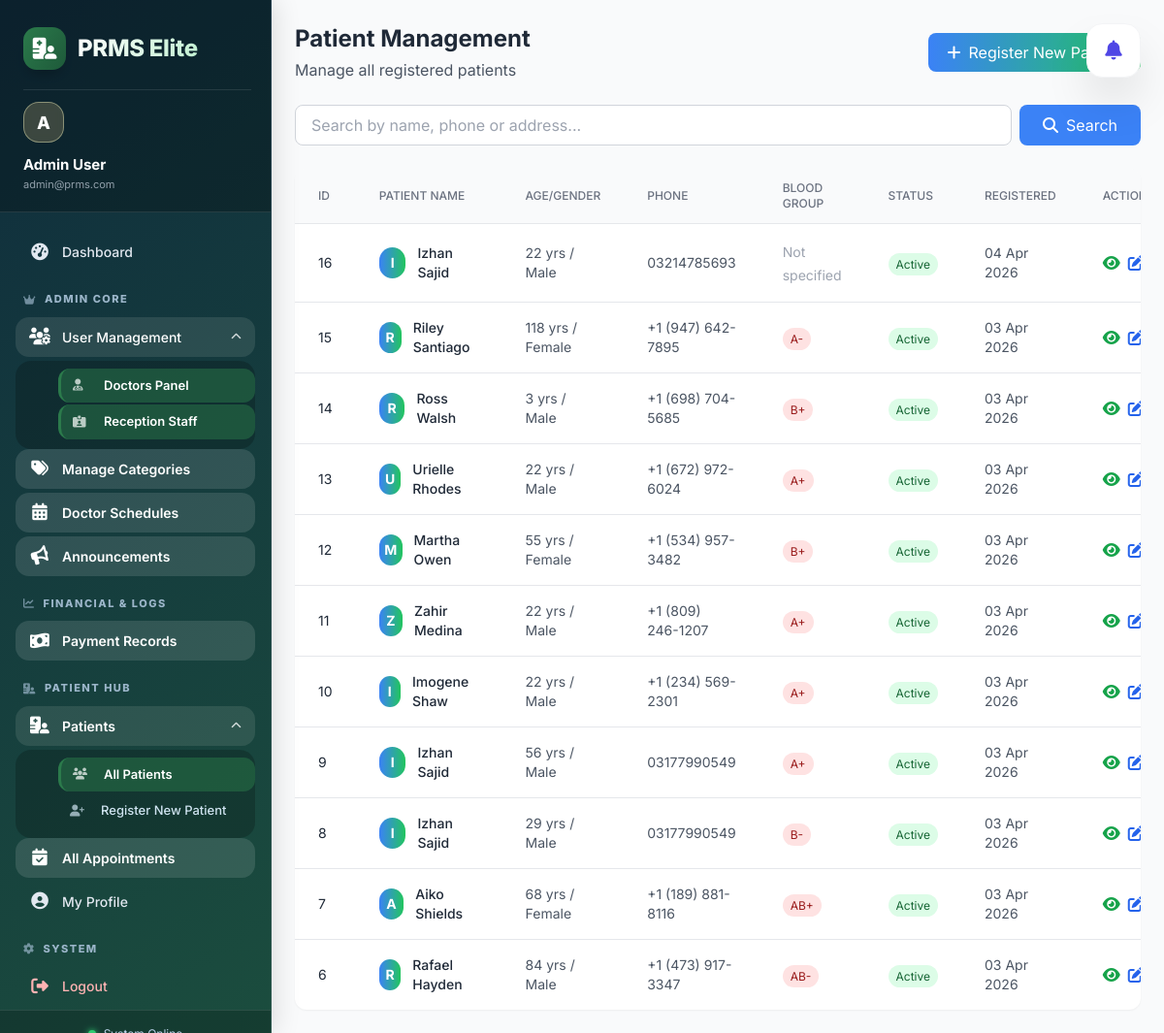
/admin/patients/index.php (signed in), run on the app's committed database.
### tables this page shows
CREATE TABLE `patients` (
  `id` int(11) NOT NULL,
  `name` varchar(100) DEFAULT NULL,
  `age` int(11) DEFAULT NULL,
  `weight` decimal(5,2) DEFAULT NULL,
  `disease` int(11) DEFAULT NULL,
  `gender` enum('male','female','other') DEFAULT NULL,
  `phone` varchar(20) DEFAULT NULL,
  `address` text DEFAULT NULL,
  `blood_group` varchar(10) DEFAULT NULL,
  `status` enum('active','inactive') DEFAULT 'active',
  `created_at` timestamp NOT NULL DEFAULT current_timestamp()
);

### admin/patients/index.php (the view, shortened to what this page needs)
<?php
require_once '../../config/db.php';
$search = isset($_GET['search']) ? mysqli_real_escape_string($conn, $_GET['search']) : '';
$where_clause = '';
$query = "SELECT * FROM patients $where_clause ORDER BY created_at DESC";
$result = mysqli_query($conn, $query);
include '../../includes/header.php';
include '../../includes/sidebar.php';
?>
<div class="flex-1 overflow-y-auto bg-gray-50">
    <div class="p-6">
        <div class="flex justify-between items-center mb-6">
            <div>
                <h1 class="text-2xl font-bold text-gray-800">Patient Management</h1>
                <p class="text-gray-600 mt-1">Manage all registered patients</p>
            </div>
            <a href="create.php" class="bg-gradient-to-r from-blue-500 to-green-500 text-white px-5 py-2 rounded-lg hover:shadow-lg transition">
                <i class="fas fa-plus mr-2"></i>Register New Patient
            </a>
        </div>
        <div class="mb-6">
            <form method="GET" action="" class="flex gap-2">
                <input type="text" name="search" value="<?php echo htmlspecialchars($search); ?>"
                    placeholder="Search by name, phone or address..."
                    class="flex-1 px-4 py-2 border border-gray-300 rounded-lg focus:outline-none focus:border-blue-500">
                <button type="submit" class="px-6 py-2 bg-blue-500 text-white rounded-lg hover:bg-blue-600 transition">
                    <i class="fas fa-search mr-2"></i>Search
                </button>
            </form>
        </div>
        <div class="bg-white rounded-xl shadow-sm overflow-hidden">
            <div class="overflow-x-auto">
                <table class="w-full">
                    <thead class="bg-gray-50 border-b">
                        <tr>
                            <th class="px-6 py-3 text-left text-xs font-medium text-gray-500 uppercase">ID</th>
                            <th class="px-6 py-3 text-left text-xs font-medium text-gray-500 uppercase">Patient Name</th>
                            <th class="px-6 py-3 text-left text-xs font-medium text-gray-500 uppercase">Age/Gender</th>
                            <th class="px-6 py-3 text-left text-xs font-medium text-gray-500 uppercase">Phone</th>
                            <th class="px-6 py-3 text-left text-xs font-medium text-gray-500 uppercase">Blood Group</th>
                            <th class="px-6 py-3 text-left text-xs font-medium text-gray-500 uppercase">Status</th>
                            <th class="px-6 py-3 text-left text-xs font-medium text-gray-500 uppercase">Registered</th>
                            <th class="px-6 py-3 text-left text-xs font-medium text-gray-500 uppercase">Actions</th>
                        </tr>
                    </thead>
                    <tbody class="divide-y divide-gray-200">
                        <?php if (mysqli_num_rows($result) > 0): ?>
                            <?php while ($patient = mysqli_fetch_assoc($result)): ?>
                                <tr class="hover:bg-gray-50 transition">
                                    <td class="px-6 py-4 text-sm text-gray-800"><?php echo $patient['id']; ?></td>
                                    <td class="px-6 py-4">
                                        <div class="flex items-center">
                                            <div class="w-8 h-8 rounded-full bg-gradient-to-r from-blue-500 to-green-500 flex items-center justify-center text-white text-sm font-bold">
                                                <?php echo strtoupper(substr($patient['name'], 0, 1)); ?>
                                            </div>
                                            <div class="ml-3">
                                                <p class="text-sm font-medium text-gray-800"><?php echo htmlspecialchars($patient['name']); ?></p>
                                            </div>
                                        </div>
                                    </td>
                                    <td class="px-6 py-4 text-sm text-gray-600">
                                        <?php echo $patient['age']; ?> yrs /
                                        <span class="capitalize"><?php echo $patient['gender']; ?></span>
                                    </td>
                                    <td class="px-6 py-4 text-sm text-gray-600"><?php echo htmlspecialchars($patient['phone']); ?></td>
                                    <td class="px-6 py-4">
                                        <?php if ($patient['blood_group']): ?>
                                            <span class="px-2 py-1 text-xs rounded-full bg-red-100 text-red-800">
                                                <?php echo htmlspecialchars($patient['blood_group']); ?>
                                            </span>
                                        <?php else: ?>
                                            <span class="text-gray-400 text-sm">Not specified</span>
                                        <?php endif; ?>
                                    </td>
                                    <td class="px-6 py-4">
                                        <span class="px-2 py-1 text-xs rounded-full
                                            <?php echo $patient['status'] == 'active' ? 'bg-green-100 text-green-800' : 'bg-red-100 text-red-800'; ?>">
                                            <?php echo ucfirst($patient['status']); ?>
                                        </span>
                                    </td>
                                    <td class="px-6 py-4 text-sm text-gray-600"><?php echo date('d M Y', strtotime($patient['created_at'])); ?></td>
                                    <td class="px-6 py-4">
                                        <div class="flex space-x-2">
                                            <a href="view.php?id=<?php echo $patient['id']; ?>"
                                                class="text-green-600 hover:text-green-800 transition" title="View Details">
                                                <i class="fas fa-eye"></i>
                                            </a>
                                            <a href="edit.php?id=<?php echo $patient['id']; ?>"
                                                class="text-blue-600 hover:text-blue-800 transition" title="Edit">
                                                <i class="fas fa-edit"></i>
                                            </a>
                                        </div>
                                    </td>
                                </tr>
                            <?php endwhile; ?>
                        <?php endif; ?>
                    </tbody>
                </table>
            </div>
        </div>
    </div>
</div>

### includes/header.php (style rules this page uses)
* { font-family: 'Inter', sans-serif; }

### includes/sidebar.php (style rules this page uses)
:root { --primary-blue: #3b82f6; --primary-green: #10b981; --primary-gradient: linear-gradient(135deg, #1e3a5f 0%, #2b7a4b 100%); --sidebar-bg: linear-gradient(145deg, #0f2c3d 0%, #1b4d3e 100%); --nav-text: #e2e8f0; --nav-active-bg: rgba(255, 255, 255, 0.12); --nav-active-text: #ffffff; --hover-bg: rgba(255, 255, 255, 0.08); --border-color: rgba(255, 255, 255, 0.1); }
body { margin-left: 280px; }

### data on the page
patients: id "16", name "I", name "Izhan Sajid", age "22", gender "Male", phone "03214785693", blood_group "Not specified", status "Active", created_at "04 Apr 2026"
patients: id "15", name "R", name "Riley Santiago", age "118", gender "Female", phone "+1 (947) 642-7895", blood_group "A-", status "Active", created_at "03 Apr 2026"
patients: id "14", name "R", name "Ross Walsh", age "3", gender "Male", phone "+1 (698) 704-5685", blood_group "B+", status "Active", created_at "03 Apr 2026"
patients: id "13", name "U", name "Urielle Rhodes", age "22", gender "Male", phone "+1 (672) 972-6024", blood_group "A+", status "Active", created_at "03 Apr 2026"
patients: id "12", name "M", name "Martha Owen", age "55", gender "Female", phone "+1 (534) 957-3482", blood_group "B+", status "Active", created_at "03 Apr 2026"
patients: id "11", name "Z", name "Zahir Medina", age "22", gender "Male", phone "+1 (809) 246-1207", blood_group "A+", status "Active", created_at "03 Apr 2026"
patients: id "10", name "I", name "Imogene Shaw", age "22", gender "Male", phone "+1 (234) 569-2301", blood_group "A+", status "Active", created_at "03 Apr 2026"
patients: id "9", name "I", name "Izhan Sajid", age "56", gender "Male", phone "03177990549", blood_group "A+", status "Active", created_at "03 Apr 2026"
patients: id "8", name "I", name "Izhan Sajid", age "29", gender "Male", phone "03177990549", blood_group "B-", status "Active", created_at "03 Apr 2026"
patients: id "7", name "A", name "Aiko Shields", age "68", gender "Female", phone "+1 (189) 881-8116", blood_group "AB+", status "Active", created_at "03 Apr 2026"
patients: id "6", name "R", name "Rafael Hayden", age "84", gender "Male", phone "+1 (473) 917-3347", blood_group "AB-", status "Active", created_at "03 Apr 2026"

### other printed values
$user_avatar "A"
$user_name "Admin User"
$user_email "admin@prms.com"
